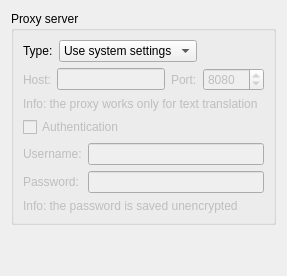
      <widget class="QWidget" name="connectionWidget">
       <layout class="QVBoxLayout" name="verticalLayout_2">
        <item>
         <widget class="QGroupBox" name="proxyBox">
          <property name="title">
           <string>Proxy server</string>
          </property>
          <layout class="QVBoxLayout" name="verticalLayout_5">
           <item>
            <layout class="QHBoxLayout" name="proxyTypeLayout">
             <item>
              <widget class="QLabel" name="proxyTypeLabel">
               <property name="text">
                <string>Type:</string>
               </property>
              </widget>
             </item>
             <item>
              <widget class="QComboBox" name="proxyTypeComboBox">
               <item>
                <property name="text">
                 <string>Use system settings</string>
                </property>
               </item>
               <item>
                <property name="text">
                 <string notr="true">SOCKS5</string>
                </property>
               </item>
               <item>
                <property name="text">
                 <string>Don't use a proxy</string>
                </property>
               </item>
               <item>
                <property name="text">
                 <string notr="true">HTTP</string>
                </property>
               </item>
              </widget>
             </item>
             <item>
              <spacer name="proxyTypeSpacer">
               <property name="orientation">
                <enum>Qt::Horizontal</enum>
               </property>
               <property name="sizeHint" stdset="0">
                <size>
                 <width>40</width>
                 <height>20</height>
                </size>
               </property>
              </spacer>
             </item>
            </layout>
           </item>
           <item>
            <layout class="QHBoxLayout" name="proxyAdressLayout">
             <item>
              <widget class="QLabel" name="proxyHostLabel">
               <property name="enabled">
                <bool>false</bool>
               </property>
               <property name="text">
                <string>Host:</string>
               </property>
              </widget>
             </item>
             <item>
              <widget class="QLineEdit" name="proxyHostEdit">
               <property name="enabled">
                <bool>false</bool>
               </property>
               <property name="text">
                <string/>
               </property>
              </widget>
             </item>
             <item>
              <widget class="QLabel" name="proxyPortLabel">
               <property name="enabled">
                <bool>false</bool>
               </property>
               <property name="text">
                <string>Port:</string>
               </property>
              </widget>
             </item>
             <item>
              <widget class="QSpinBox" name="proxyPortSpinbox">
               <property name="enabled">
                <bool>false</bool>
               </property>
               <property name="minimum">
                <number>1</number>
               </property>
               <property name="maximum">
                <number>65535</number>
               </property>
               <property name="value">
                <number>8080</number>
               </property>
              </widget>
             </item>
            </layout>
           </item>
           <item>
            <widget class="QLabel" name="proxyInfoLabel">
             <property name="enabled">
              <bool>false</bool>
             </property>
             <property name="text">
              <string>Info: the proxy works only for text translation</string>
             </property>
            </widget>
           </item>
           <item>
            <widget class="QCheckBox" name="proxyAuthCheckBox">
             <property name="enabled">
              <bool>false</bool>
             </property>
             <property name="text">
              <string>Authentication</string>
             </property>
            </widget>
           </item>
           <item>
            <layout class="QGridLayout" name="proxyAuthLayout">
             <item row="0" column="0">
              <widget class="QLabel" name="proxyUsernameLabel">
               <property name="enabled">
                <bool>false</bool>
               </property>
               <property name="text">
                <string>Username:</string>
               </property>
              </widget>
             </item>
             <item row="0" column="1">
              <widget class="QLineEdit" name="proxyUsernameEdit">
               <property name="enabled">
                <bool>false</bool>
               </property>
              </widget>
             </item>
             <item row="1" column="0">
              <widget class="QLabel" name="proxyPasswordLabel">
               <property name="enabled">
                <bool>false</bool>
               </property>
               <property name="text">
                <string>Password:</string>
               </property>
              </widget>
             </item>
             <item row="1" column="1">
              <widget class="QLineEdit" name="proxyPasswordEdit">
               <property name="enabled">
                <bool>false</bool>
               </property>
               <property name="echoMode">
                <enum>QLineEdit::Password</enum>
               </property>
              </widget>
             </item>
            </layout>
           </item>
           <item>
            <widget class="QLabel" name="proxyPasswordInfoLabel">
             <property name="enabled">
              <bool>false</bool>
             </property>
             <property name="text">
              <string>Info: the password is saved unencrypted</string>
             </property>
            </widget>
           </item>
          </layout>
         </widget>
        </item>
        <item>
         <spacer name="proxySpacer">
          <property name="orientation">
           <enum>Qt::Vertical</enum>
          </property>
          <property name="sizeHint" stdset="0">
           <size>
            <width>20</width>
            <height>40</height>
           </size>
          </property>
         </spacer>
        </item>
       </layout>
      </widget>
